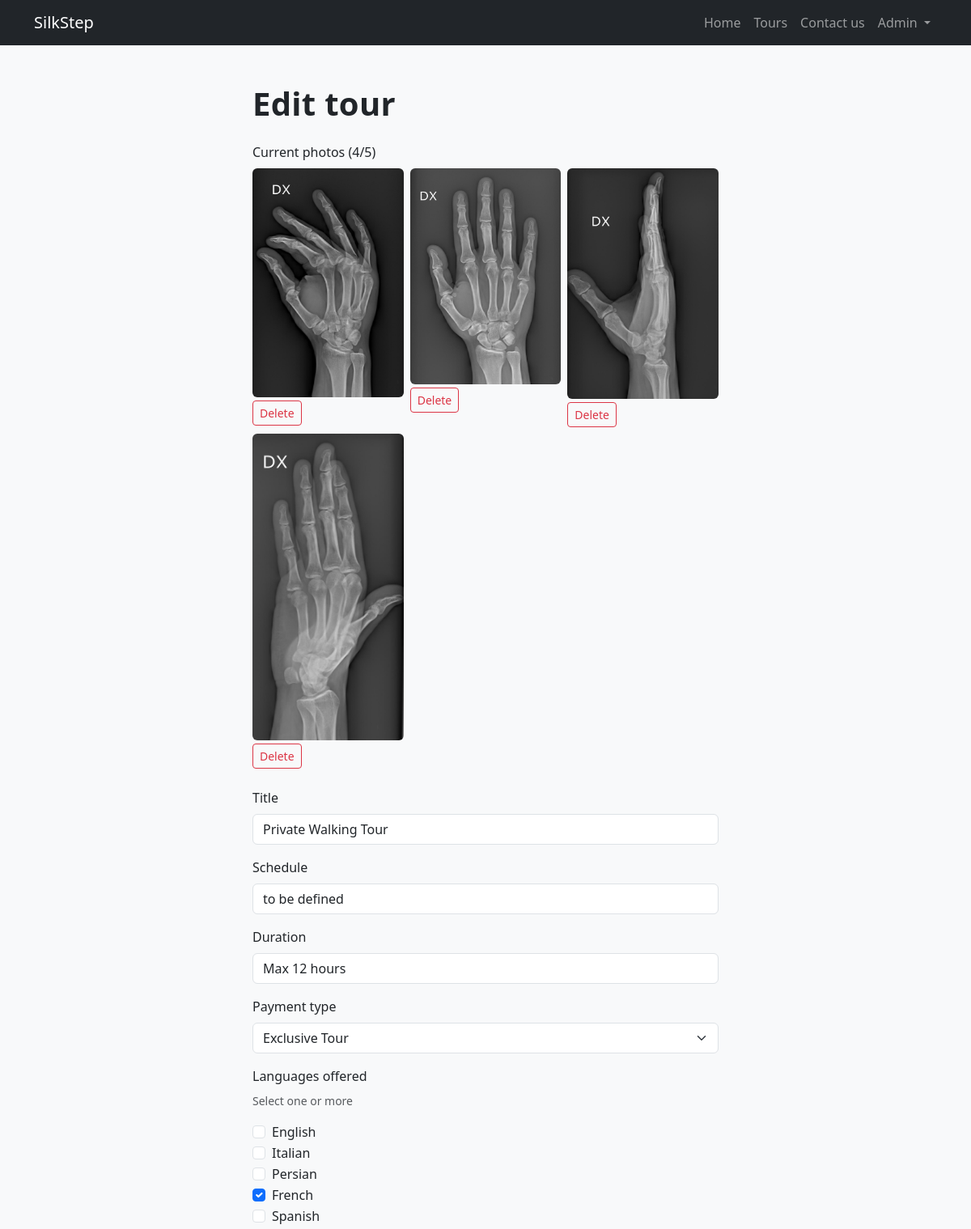
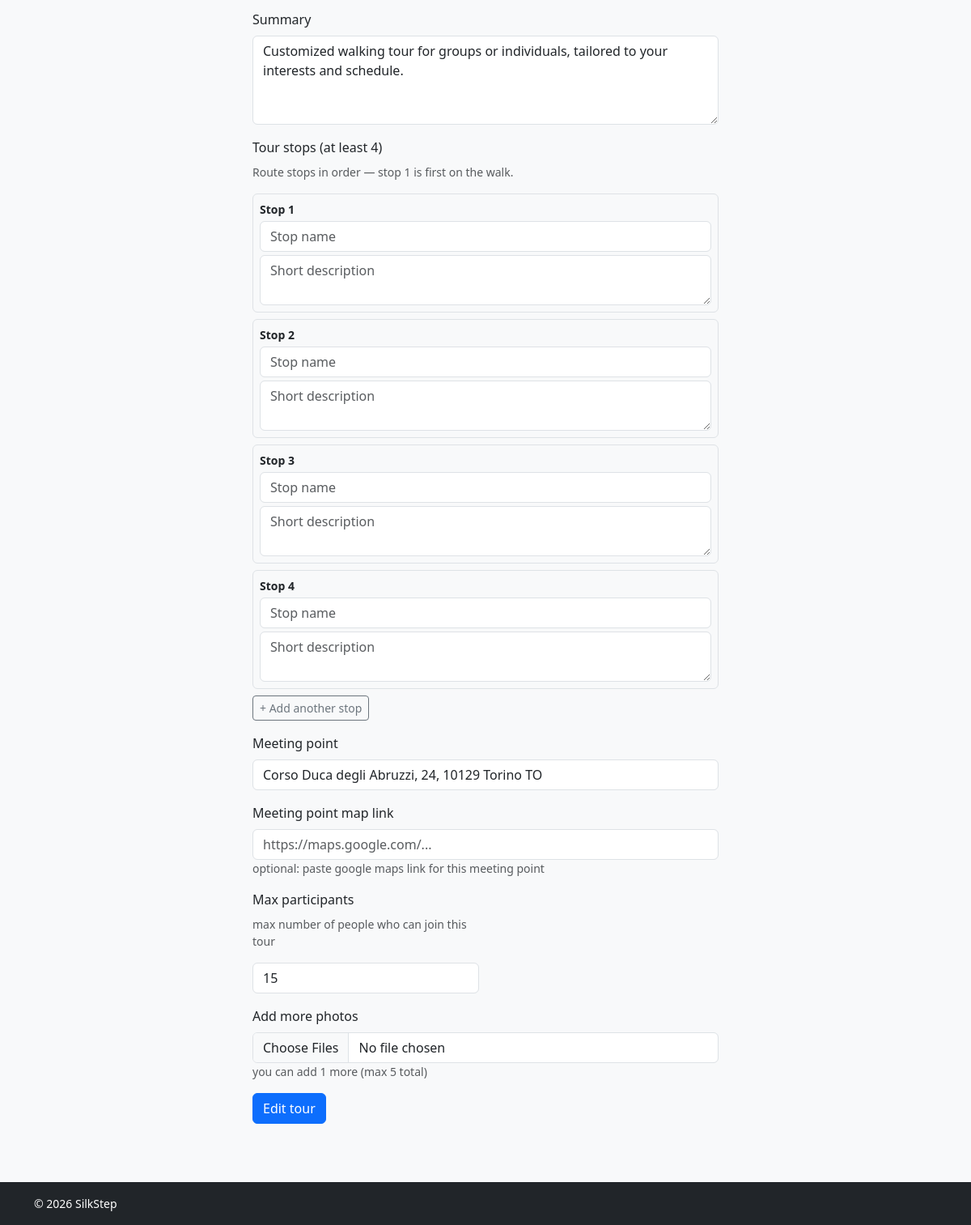
The page /guide/edit-tour/4 (signed in) on the database its author committed (2 pictures, top to bottom).
### tables this page shows
CREATE TABLE users (
    id INTEGER PRIMARY KEY AUTOINCREMENT,
    name TEXT NOT NULL,
    surname TEXT NOT NULL,
    email TEXT NOT NULL UNIQUE,
    password TEXT NOT NULL,
    role TEXT NOT NULL CHECK(role IN ('guide', 'participant', 'admin'))
);

CREATE TABLE tour_photos (
    id INTEGER PRIMARY KEY AUTOINCREMENT,
    tour_id INTEGER NOT NULL,
    photo_path TEXT NOT NULL,
    sort_order INTEGER NOT NULL DEFAULT 1,
    FOREIGN KEY (tour_id) REFERENCES tours(id) ON DELETE CASCADE
);

CREATE TABLE tours (
    id INTEGER PRIMARY KEY AUTOINCREMENT,
    title TEXT NOT NULL,
    schedule TEXT NOT NULL,
    duration TEXT NOT NULL,
    payment TEXT NOT NULL,
    summary TEXT NOT NULL
, guide_id INTEGER, meeting_point TEXT, max_participants INTEGER DEFAULT 15, photo_url TEXT, meeting_map_link TEXT);

### app.py (the view, shortened to what this page needs)
@app.route("/guide/edit-tour/<int:tour_id>", methods=["GET", "POST"])
def edit_tour(tour_id):
    tour = can_manage_tour(tour_id)
    if not tour:
        return redirect(url_for("tours"))
    if current_user.role != "admin" and bookings_dao.tour_has_bookings(tour_id):
        return redirect(url_for("tours", error="This tour already has bookings and cannot be edited."))
    ctx = edit_tour_context(tour_id, tour, use_form=False)
    ctx["form_error"] = request.args.get("error", "")
    return render_template("edit_tour.html", **ctx)

### app.py (called while the page is built)
@login_manager.user_loader
def load_user(user_id):
    row = users_dao.get_user_by_id(int(user_id))
    return User(row) if row else None

def can_manage_tour(tour_id):
    tour = tours_dao.get_tour_by_id(tour_id)
    if not tour or not current_user.is_authenticated:
        return None
    if current_user.role == "admin":
        return tour
    if current_user.role == "guide" and tour["guide_id"] == current_user.id:
        return tour
    return None

### tour_photos_dao.py (called while the page is built)
def get_photos_for_tour(tour_id):
    conn = sqlite3.connect("silkstep.db")
    conn.row_factory = sqlite3.Row
    rows = conn.execute(
        "SELECT id, tour_id, photo_path, sort_order FROM tour_photos WHERE tour_id = ? ORDER BY sort_order, id",
        (tour_id,),
    ).fetchall()
    conn.close()
    return rows

### tour_stops_dao.py (called while the page is built)
def get_stops_for_tour(tour_id):
    conn = sqlite3.connect("silkstep.db")
    conn.row_factory = sqlite3.Row
    rows = conn.execute(
        """
        SELECT id, tour_id, stop_order, name, description
        FROM tour_stops
        WHERE tour_id = ?
        ORDER BY stop_order, id
        """,
        (tour_id,),
    ).fetchall()
    conn.close()
    return rows

### tours_dao.py (called while the page is built)
def get_tour_by_id(tour_id):
    conn = sqlite3.connect("silkstep.db")
    conn.row_factory = sqlite3.Row
    row = conn.execute("SELECT * FROM tours WHERE id = ?", (tour_id,)).fetchone()
    conn.close()
    return row

def get_languages_for_tour(tour_id):
    conn = sqlite3.connect("silkstep.db")
    rows = conn.execute(
        "SELECT language FROM tour_languages WHERE tour_id = ? ORDER BY language",
        (tour_id,),
    ).fetchall()
    conn.close()
    return [row[0] for row in rows]

### users_dao.py (called while the page is built)
def get_user_by_id(user_id):
    conn = sqlite3.connect("silkstep.db")
    conn.row_factory = sqlite3.Row
    row = conn.execute("SELECT * FROM users WHERE id = ?", (user_id,)).fetchone()
    conn.close()
    return row

### templates/edit_tour.html (shortened to what this page needs)
{% extends "base.html" %}
{% block content %}
<section class="container py-5" style="max-width: 600px;">
  <h1 class="mb-4">Edit tour</h1>
  {% if photos %}
  <div class="mb-4">
    <label class="form-label">Current photos ({{ photos|length }}/{{ max_photos }})</label>
    <div class="row g-2">
      {% for p in photos %}
      <div class="col-4">
        <img src="{{ url_for('static', filename=p.photo_path) }}" class="img-fluid rounded" alt="tour photo">
        <form method="POST" action="{{ url_for('delete_tour_photo', photo_id=p.id) }}" class="mt-1">
          <button type="submit" class="btn btn-outline-danger btn-sm"
                  onclick="return confirm('Delete this photo?');">
            Delete
          </button>
        </form>
      </div>
      {% endfor %}
    </div>
  </div>
  {% endif %}
  <form method="POST" action="{{ url_for('edit_tour', tour_id=tour.id) }}" enctype="multipart/form-data">
    <div class="mb-3">
      <label class="form-label">Title</label>
      <input type="text" name="txt_title" class="form-control" value="{{ tour.title }}" required>
    </div>
    <div class="mb-3">
      <label class="form-label">Schedule</label>
      <input type="text" name="txt_schedule" class="form-control" value="{{ tour.schedule }}" required>
    </div>
    <div class="mb-3">
      <label class="form-label">Duration</label>
      <input type="text" name="txt_duration" class="form-control" value="{{ tour.duration }}" required>
    </div>
    <div class="mb-3">
      <label class="form-label">Payment type</label>
      <select name="txt_payment" class="form-select" required>
        <option value="Exclusive Tour" {% if tour.payment == "Exclusive Tour" %}selected{% endif %}>Exclusive Tour</option>
      </select>
    </div>
    <div class="mb-3">
      <label class="form-label">Languages offered</label>
      <p class="text-muted small">Select one or more</p>
      {% for lang in available_languages %}
      <div class="form-check">
        <input class="form-check-input" type="checkbox"
               name="txt_languages" value="{{ lang }}" id="lang_{{ loop.index }}"
               {% if lang in tour.languages_list %}checked{% endif %}>
        <label class="form-check-label" for="lang_{{ loop.index }}">{{ lang }}</label>
      </div>
      {% endfor %}
    </div>
    <div class="mb-3">
      <label class="form-label">Summary</label>
      <textarea name="txt_summary" class="form-control" rows="4" required>{{ tour.summary }}</textarea>
    </div>
    {% set stops_list = tour.stops_list if tour.stops_list else [] %}
    {% include "_tour_stops_fields.html" %}
    <div class="mb-3">
      <label class="form-label">Meeting point</label>
      <input type="text" name="txt_meeting_point" class="form-control"
             value="{{ tour.meeting_point or '' }}" required>
    </div>
    <div class="mb-3">
      <label class="form-label">Meeting point map link</label>
      <input type="url" name="txt_meeting_map_link" class="form-control"
             value="{{ tour.meeting_map_link or '' }}"
             placeholder="https://maps.google.com/...">
      <p class="text-muted small mb-0">optional: paste google maps link for this meeting point</p>
    </div>
    <div class="mb-3" style="max-width: 280px;">
      <label class="form-label">Max participants</label>
      <p class="text-muted small">max number of people who can join this tour</p>
      <input type="number" name="txt_max_participants" class="form-control"
             min="1" max="100" value="{{ tour.max_participants or 15 }}" required>
    </div>
    {% if photos|length < max_photos %}
    <div class="mb-3">
      <label class="form-label">Add more photos</label>
      <input type="file" name="txt_photos" class="form-control" accept="image/*" multiple>
      <p class="text-muted small mb-0">
        you can add {{ max_photos - photos|length }} more (max {{ max_photos }} total)
      </p>
    </div>
    {% else %}
    <p class="text-muted small">maximum {{ max_photos }} photos reached. delete one to upload another.</p>
    {% endif %}
    <button type="submit" class="btn btn-primary">Edit tour</button>
  </form>
</section>
{% endblock %}

### templates/base.html (shortened to what this page needs)
<!DOCTYPE html>
<html lang="en">
<head>
  <link href="https://cdn.jsdelivr.net/npm/bootstrap@5.3.0/dist/css/bootstrap.min.css" rel="stylesheet">
  <link rel="stylesheet" href="{{ url_for('static', filename='css/style.css') }}">
</head>
<body>
  <nav class="navbar navbar-expand-lg navbar-dark bg-dark">
    <div class="container">
      <a class="navbar-brand" href="{{ url_for('home') }}">SilkStep</a>
      <div class="collapse navbar-collapse" id="mainNav">
        <ul class="navbar-nav ms-auto align-items-lg-center">
          <li class="nav-item">
            <a class="nav-link" href="{{ url_for('home') }}">Home</a>
          </li>
          <li class="nav-item">
            <a class="nav-link" href="{{ url_for('tours') }}">Tours</a>
          </li>
          <li class="nav-item">
            <a class="nav-link" href="{{ url_for('contact') }}">Contact us</a>
          </li>
          {% if current_user.is_authenticated %}
          <li class="nav-item dropdown">
            <a class="nav-link dropdown-toggle" href="#" role="button"
               data-bs-toggle="dropdown" aria-expanded="false">
              {{ current_user.name }}
            </a>
          </li>
          {% else %}
          <li class="nav-item">
            <a class="nav-link" href="{{ url_for('login') }}">Login</a>
          </li>
          {% endif %}
        </ul>
      </div>
    </div>
  </nav>
  {% block content %}{% endblock %}
  <footer class="bg-dark text-white py-3 mt-4">
    <div class="container small">&copy; 2026 SilkStep</div>
  </footer>
</body>
</html>

### static/css/style.css (style rules this page uses)
body { background-color: #f8f9fa; color: #212529; }
h1 { font-weight: 700; letter-spacing: 0.3px; }

### rows shown on the page
users: name "Admin"
tour_photos: photo_path (picture)
tour_photos: photo_path (picture)
tour_photos: photo_path (picture)
tour_photos: photo_path (picture)
tours: txt_title "Private Walking Tour", txt_schedule "to be defined", txt_duration "Max 12 hours", txt_payment "Exclusive Tour", txt_summary "Customized walking tour for groups or individuals, tailored to your interests and schedule.", txt_meeting_point "Corso Duca degli Abruzzi, 24, 10129 Torino TO", txt_max_participants "15"

### other values the page prints
{{ photos|length }} "4"
{{ max_photos }} "5"
{{ lang }} "English" "Italian" "Persian" "French" "Spanish"
{{ min_stops }} "4"
{{ max_photos - photos|length }} "1"
